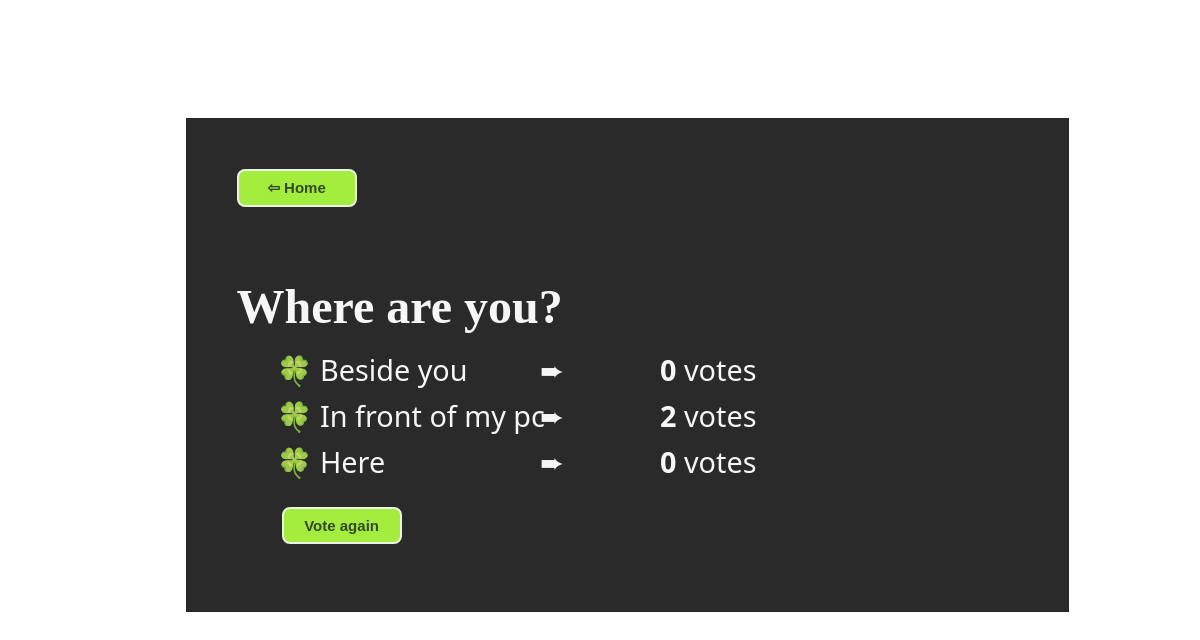
The app's page /polls/2/results/ with its own data.
### polls/models.py (models this page shows, shortened)
class Question(models.Model):
    question_text = models.CharField(max_length=200)
    pub_date = models.DateTimeField("date published")
    def was_published_recently(self):
        now = timezone.now()
        return now - datetime.timedelta(days=1) <= self.pub_date <= now
    was_published_recently.admin_order_field = "pub_date"
    was_published_recently.boolean = True
    was_published_recently.short_description = "Published recently?"

class Choice(models.Model):
    question = models.ForeignKey(Question, on_delete=models.CASCADE)
    choice_text = models.CharField(max_length=200)
    votes = models.IntegerField(default=0)

### polls/views.py (the view)
# urls.py: path("<int:pk>/results/", views.ResultsView.as_view(), name="results"),
class ResultsView(generic.DetailView):
    model = Question
    template_name = "polls/results.html"

### polls/templates/polls/results.html (shortened to what this page needs)
{% load static %}
<link rel="stylesheet" type="text/css" href="{% static 'polls/style.css' %}" />
<head>
</head>
<body>
  <div class="box">
    <form action="{% url 'polls:index' %}">
      <button id="homeBtn" type="submit">⇦ Home</button>
    </form>
    <h1>{{ question.question_text }}</h1>
    <ul class="result">
      {% for choice in question.choice_set.all %}
      <li>
        🍀 {{ choice.choice_text }}
        <span id="icon">
          ➨
        </span>
        <span id="voteNum">
          <b>{{ choice.votes }}</b> vote{{choice.votes|pluralize}}
        </span>
      </li>
      {% endfor %}
    </ul>
    <form action="{% url 'polls:detail' question.id %}">
      <button id="btn" type="submit">Vote again</button>
    </form>
  </div>
</body>

### polls/static/polls/style.css (style rules this page uses)
body { background: white url("https://media.giphy.com/media/7y5EOZwTTncuQ/giphy.gif") center center no-repeat; background-size: 100% 100%; }
.box { margin: 10% 15%; padding: 50px 50px; background-color: #060607; border: 1px solid black; opacity: 0.85; filter: alpha(opacity=85); height: 50%; width: 66%; }
h1 { color: whitesmoke; margin: 1.5em 0 10px 0; font-size: 3em; }
li { color: whitesmoke; margin-bottom: 7px; font-family: "Segoe UI", Tahoma, Geneva, Verdana, sans-serif; font-size: 1.8em; }
button { color: #142905; background-color: #98f51ef5; border: 2px solid #e8eedb; border-radius: 8px; width: 8em; height: 2.5em; font-weight: bold; cursor: pointer; font-size: 15px; }
#btn { margin: 10px 0px 0 3em; }
.result { list-style-type: none; }
#icon { position: absolute; left: 45%; }
#voteNum { position: absolute; left: 55%; }

### records on screen
Question: question_text "Where are you?"
Choice: choice_text "Beside you", votes "0"
Choice: choice_text "In front of my pc", votes "2"
Choice: choice_text "Here", votes "0"
